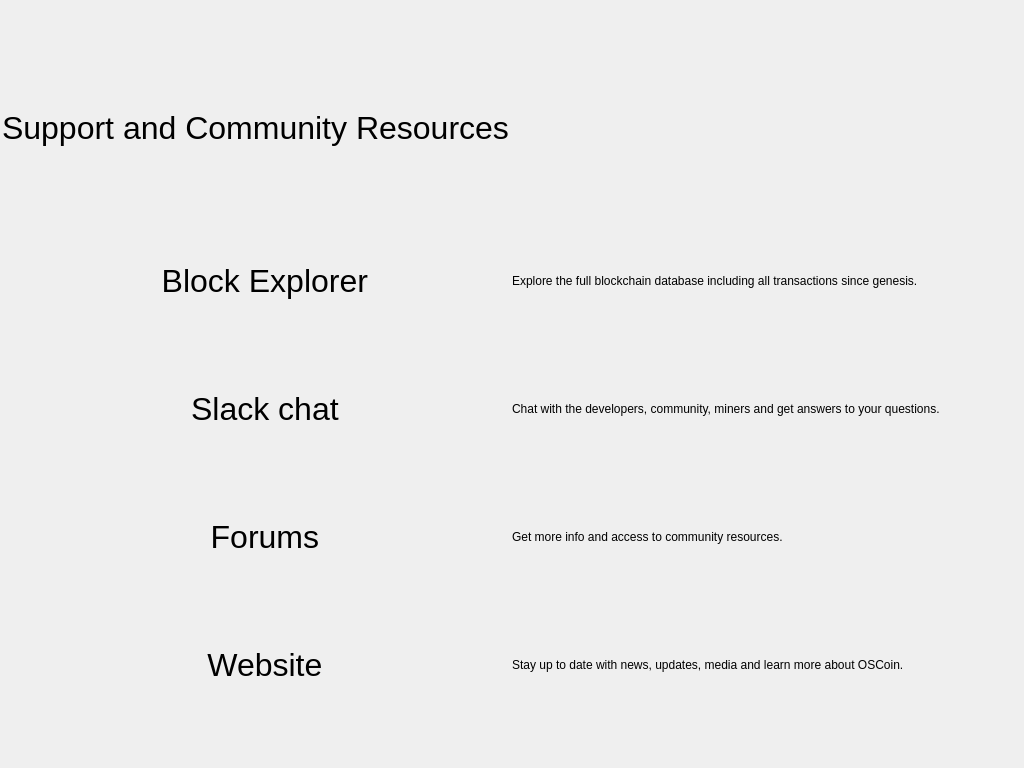
<?xml version="1.0" encoding="UTF-8"?>
<ui version="4.0">
 <class>ForumsPage</class>
 <widget class="QWidget" name="ForumsPage">
  <property name="geometry">
   <rect>
    <x>0</x>
    <y>0</y>
    <width>1024</width>
    <height>768</height>
   </rect>
  </property>
  <property name="windowTitle">
   <string>Form</string>
  </property>
  <property name="autoFillBackground">
   <bool>false</bool>
  </property>
  <layout class="QGridLayout" name="gridLayout">
   <property name="leftMargin">
    <number>0</number>
   </property>
   <property name="topMargin">
    <number>0</number>
   </property>
   <property name="rightMargin">
    <number>0</number>
   </property>
   <property name="bottomMargin">
    <number>0</number>
   </property>
   <property name="spacing">
    <number>0</number>
   </property>
   <item row="0" column="0">
    <layout class="QGridLayout" name="gridLayout_2">
     <item row="9" column="0" alignment="Qt::AlignHCenter">
      <widget class="QPushButton" name="forumButton">
       <property name="minimumSize">
        <size>
         <width>300</width>
         <height>50</height>
        </size>
       </property>
       <property name="maximumSize">
        <size>
         <width>300</width>
         <height>16777215</height>
        </size>
       </property>
       <property name="font">
        <font>
         <pointsize>24</pointsize>
        </font>
       </property>
       <property name="text">
        <string>  Forums</string>
       </property>
       <property name="icon">
        <iconset resource="../bitcoin.qrc">
         <normaloff>:/icons/forum</normaloff>:/icons/forum</iconset>
       </property>
       <property name="iconSize">
        <size>
         <width>24</width>
         <height>24</height>
        </size>
       </property>
       <property name="flat">
        <bool>true</bool>
       </property>
      </widget>
     </item>
     <item row="11" column="0" alignment="Qt::AlignHCenter">
      <widget class="QPushButton" name="siteButton">
       <property name="minimumSize">
        <size>
         <width>300</width>
         <height>50</height>
        </size>
       </property>
       <property name="maximumSize">
        <size>
         <width>300</width>
         <height>16777215</height>
        </size>
       </property>
       <property name="font">
        <font>
         <pointsize>24</pointsize>
        </font>
       </property>
       <property name="text">
        <string>  Website</string>
       </property>
       <property name="icon">
        <iconset resource="../bitcoin.qrc">
         <normaloff>:/icons/site</normaloff>:/icons/site</iconset>
       </property>
       <property name="iconSize">
        <size>
         <width>32</width>
         <height>32</height>
        </size>
       </property>
       <property name="flat">
        <bool>true</bool>
       </property>
      </widget>
     </item>
     <item row="7" column="0" alignment="Qt::AlignHCenter">
      <widget class="QPushButton" name="chatButton">
       <property name="minimumSize">
        <size>
         <width>300</width>
         <height>50</height>
        </size>
       </property>
       <property name="maximumSize">
        <size>
         <width>300</width>
         <height>16777215</height>
        </size>
       </property>
       <property name="font">
        <font>
         <pointsize>24</pointsize>
        </font>
       </property>
       <property name="layoutDirection">
        <enum>Qt::LeftToRight</enum>
       </property>
       <property name="text">
        <string>  Slack chat</string>
       </property>
       <property name="icon">
        <iconset resource="../bitcoin.qrc">
         <normaloff>:/icons/chat</normaloff>:/icons/chat</iconset>
       </property>
       <property name="iconSize">
        <size>
         <width>32</width>
         <height>32</height>
        </size>
       </property>
       <property name="flat">
        <bool>true</bool>
       </property>
      </widget>
     </item>
     <item row="3" column="0" alignment="Qt::AlignHCenter">
      <widget class="QPushButton" name="explorerButton">
       <property name="minimumSize">
        <size>
         <width>300</width>
         <height>50</height>
        </size>
       </property>
       <property name="maximumSize">
        <size>
         <width>16777215</width>
         <height>16777215</height>
        </size>
       </property>
       <property name="font">
        <font>
         <pointsize>24</pointsize>
        </font>
       </property>
       <property name="text">
        <string>  Block Explorer</string>
       </property>
       <property name="icon">
        <iconset resource="../bitcoin.qrc">
         <normaloff>:/icons/blockchain</normaloff>:/icons/blockchain</iconset>
       </property>
       <property name="iconSize">
        <size>
         <width>32</width>
         <height>32</height>
        </size>
       </property>
       <property name="flat">
        <bool>true</bool>
       </property>
      </widget>
     </item>
     <item row="1" column="1" alignment="Qt::AlignHCenter|Qt::AlignVCenter">
      <widget class="QLabel" name="label">
       <property name="minimumSize">
        <size>
         <width>0</width>
         <height>0</height>
        </size>
       </property>
       <property name="layoutDirection">
        <enum>Qt::LeftToRight</enum>
       </property>
       <property name="text">
        <string/>
       </property>
       <property name="pixmap">
        <pixmap>:/icons/miningon</pixmap>
       </property>
       <property name="alignment">
        <set>Qt::AlignCenter</set>
       </property>
      </widget>
     </item>
     <item row="2" column="0">
      <spacer name="verticalSpacer_2">
       <property name="orientation">
        <enum>Qt::Vertical</enum>
       </property>
       <property name="sizeHint" stdset="0">
        <size>
         <width>20</width>
         <height>40</height>
        </size>
       </property>
      </spacer>
     </item>
     <item row="4" column="0">
      <spacer name="verticalSpacer_3">
       <property name="orientation">
        <enum>Qt::Vertical</enum>
       </property>
       <property name="sizeHint" stdset="0">
        <size>
         <width>20</width>
         <height>40</height>
        </size>
       </property>
      </spacer>
     </item>
     <item row="10" column="0">
      <spacer name="verticalSpacer_5">
       <property name="orientation">
        <enum>Qt::Vertical</enum>
       </property>
       <property name="sizeHint" stdset="0">
        <size>
         <width>20</width>
         <height>40</height>
        </size>
       </property>
      </spacer>
     </item>
     <item row="12" column="0">
      <spacer name="verticalSpacer">
       <property name="orientation">
        <enum>Qt::Vertical</enum>
       </property>
       <property name="sizeHint" stdset="0">
        <size>
         <width>20</width>
         <height>40</height>
        </size>
       </property>
      </spacer>
     </item>
     <item row="8" column="0">
      <spacer name="verticalSpacer_4">
       <property name="orientation">
        <enum>Qt::Vertical</enum>
       </property>
       <property name="sizeHint" stdset="0">
        <size>
         <width>20</width>
         <height>40</height>
        </size>
       </property>
      </spacer>
     </item>
     <item row="0" column="0">
      <spacer name="verticalSpacer_6">
       <property name="orientation">
        <enum>Qt::Vertical</enum>
       </property>
       <property name="sizeHint" stdset="0">
        <size>
         <width>20</width>
         <height>40</height>
        </size>
       </property>
      </spacer>
     </item>
     <item row="1" column="0" alignment="Qt::AlignHCenter|Qt::AlignVCenter">
      <widget class="QLabel" name="textEdit">
       <property name="minimumSize">
        <size>
         <width>350</width>
         <height>100</height>
        </size>
       </property>
       <property name="font">
        <font>
         <pointsize>24</pointsize>
        </font>
       </property>
       <property name="text">
        <string>Support and Community Resources</string>
       </property>
       <property name="alignment">
        <set>Qt::AlignCenter</set>
       </property>
      </widget>
     </item>
     <item row="3" column="1">
      <widget class="QLabel" name="explorerText">
       <property name="text">
        <string>Explore the full blockchain database including all transactions since genesis.</string>
       </property>
      </widget>
     </item>
     <item row="7" column="1">
      <widget class="QLabel" name="label_2">
       <property name="text">
        <string>Chat with the developers, community, miners and get answers to your questions.</string>
       </property>
      </widget>
     </item>
     <item row="9" column="1">
      <widget class="QLabel" name="label_3">
       <property name="text">
        <string>Get more info and access to community resources.</string>
       </property>
      </widget>
     </item>
     <item row="11" column="1">
      <widget class="QLabel" name="label_4">
       <property name="text">
        <string>Stay up to date with news, updates, media and learn more about OSCoin.</string>
       </property>
      </widget>
     </item>
    </layout>
   </item>
  </layout>
 </widget>
 <resources>
  <include location="../bitcoin.qrc"/>
 </resources>
 <connections/>
</ui>
